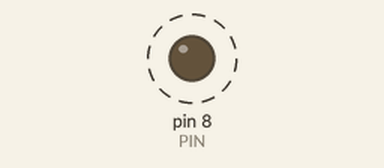
The sketch below on a simulated Arduino Uno, built with avr-gcc and run on an emulated ATmega328P. Parts: output pins drawn as LEDs (lit = HIGH). Dashed ring = blinking.

Above: at 0.5 s.
Timing chart, 0 to 4.6 s (numbered marks = the images above):
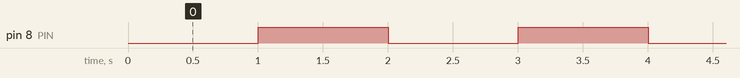

The sketch:

switch.ino
```cpp
#define PIN 8

int state = 0;

void setup() {
  pinMode(PIN, OUTPUT);
}

void loop() {
  digitalWrite(PIN, state);

  if (state == 0) state = 1;
  else state = 0;

  delay(1000);
}
```

Measured:
- by itself, pin 8 (PIN): alternates HIGH for 1.0 s and LOW for 1.0 s
